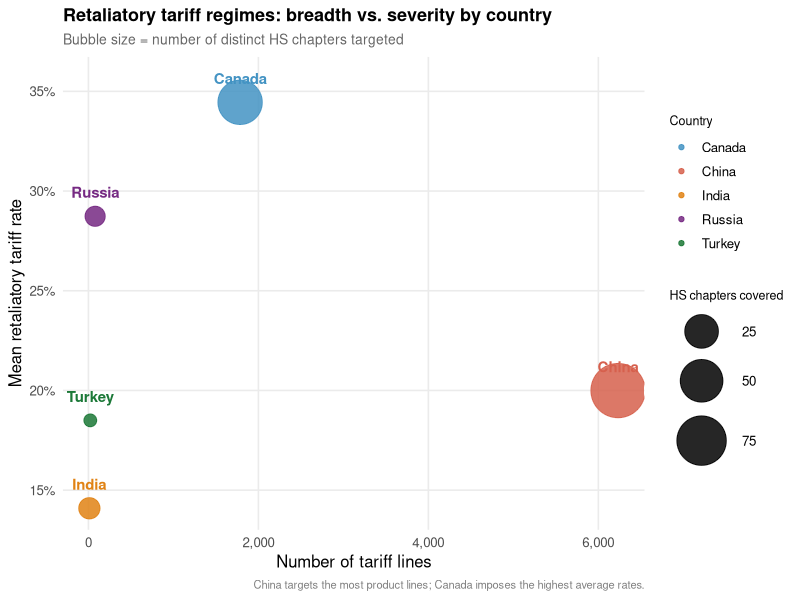
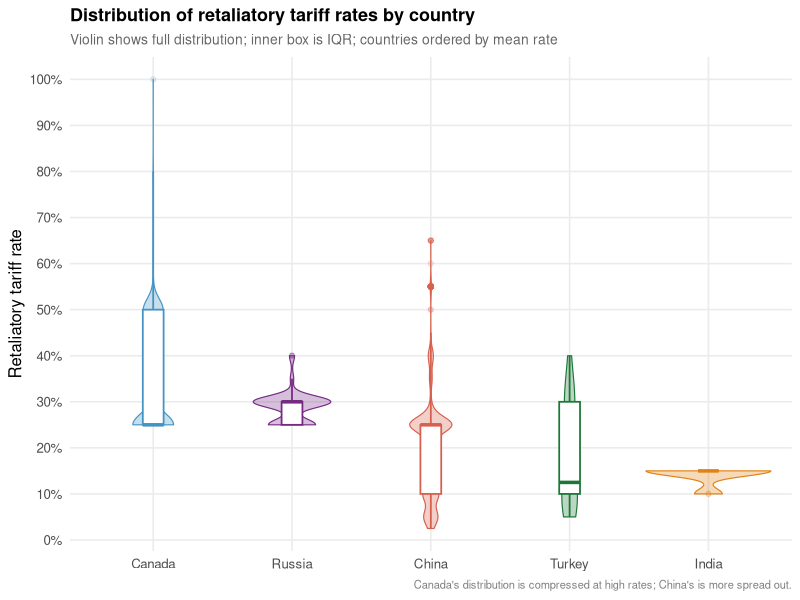
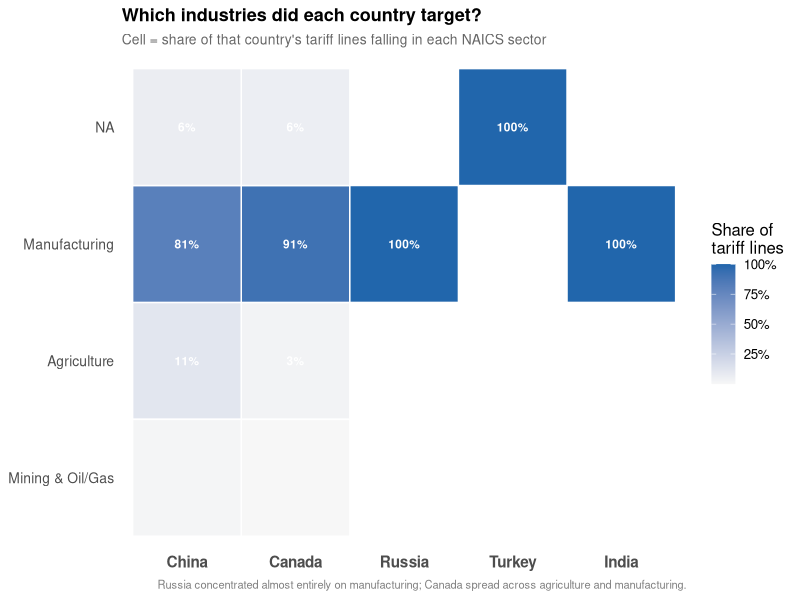
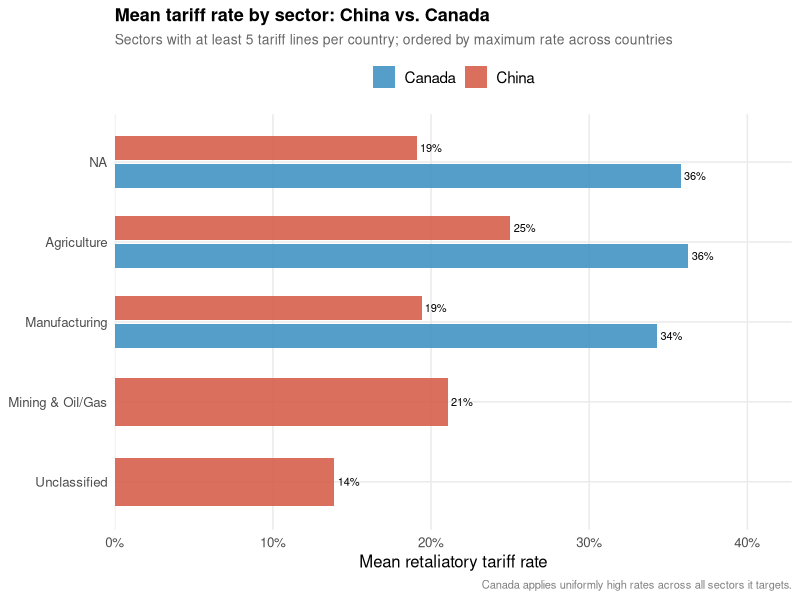

Generate these figures, in order, with R:
# =============================================================================
# analyze_by_country.R
# Retaliatory tariff patterns by imposing country
# =============================================================================

library(readr)
library(dplyr)
library(stringr)
library(tidyr)
library(ggplot2)
library(forcats)
library(scales)

dir.create("./output/by_country", recursive = TRUE, showWarnings = FALSE)

# ==============================================================================
# SECTION A: Load and prep data
# ==============================================================================

df <- read_csv(
  "./data/county_exposure/tariff_by_industry/derived/trade_retaliations_by_naics.csv",
  show_col_types = FALSE
) %>%
  mutate(
    etr    = parse_number(tariff) / 100,
    naics2 = str_pad(str_replace(as.character(naics2), "\\.0$", ""), 2, pad = "0"),
    naics2 = if_else(naics2 %in% c("32", "33"), "31", naics2),  # collapse manufacturing
    # Flag high-tariff lines
    high_tariff = etr >= 0.25
  ) %>%
  filter(!is.na(etr), !naics2 %in% c("NA", "91", "92"))

# NAICS2 readable labels (manufacturing collapsed)
naics2_labels <- c(
  "11" = "Agriculture",
  "21" = "Mining & Oil/Gas",
  "22" = "Utilities",
  "23" = "Construction",
  "31" = "Manufacturing",
  "42" = "Wholesale Trade",
  "44" = "Retail Trade",
  "48" = "Transportation",
  "51" = "Information",
  "52" = "Finance & Insurance",
  "54" = "Professional Services",
  "99" = "Unclassified"
)

df <- df %>%
  mutate(sector = recode(naics2, !!!naics2_labels, .default = "Other"))

# Country-level summary
country_summary <- df %>%
  group_by(Country) %>%
  summarise(
    n_lines       = n(),
    n_hs_chapters = n_distinct(str_sub(hs6, 1, 2)),
    mean_etr      = mean(etr, na.rm = TRUE),
    median_etr    = median(etr, na.rm = TRUE),
    max_etr       = max(etr, na.rm = TRUE),
    pct_high      = mean(high_tariff, na.rm = TRUE),
    .groups = "drop"
  ) %>%
  arrange(desc(n_lines))

print(country_summary)

# Shared theme
theme_clean <- theme_minimal(base_size = 12) +
  theme(
    plot.title       = element_text(face = "bold", size = 13),
    plot.subtitle    = element_text(size = 10, color = "grey40"),
    plot.caption     = element_text(size = 8,  color = "grey50"),
    panel.grid.minor = element_blank(),
    legend.position  = "none"
  )

# Country color palette
country_colors <- c(
  "China"  = "#d6604d",
  "Canada" = "#4393c3",
  "Russia" = "#762a83",
  "Turkey" = "#1b7837",
  "India"  = "#e08214"
)

save_fig <- function(p, name, w = 11, h = 6.5, dpi = 320) {
  ggsave(file.path("./output/by_country", name), p, width = w, height = h, dpi = dpi)
  message("Saved: ", name)
}

# ==============================================================================
# FIGURE 1: Overview — breadth vs. severity bubble chart
# Each country is one bubble: x = # tariff lines, y = mean ETR,
# size = # HS chapters covered, color = country
# ==============================================================================

fig1 <- country_summary %>%
  ggplot(aes(x = n_lines, y = mean_etr,
             size = n_hs_chapters, color = Country, label = Country)) +
  geom_point(alpha = 0.85) +
  geom_text(
    nudge_y = 0.012, size = 3.8, fontface = "bold", show.legend = FALSE
  ) +
  scale_size_continuous(range = c(4, 18), name = "HS chapters covered") +
  scale_color_manual(values = country_colors) +
  scale_x_continuous(labels = comma, name = "Number of tariff lines") +
  scale_y_continuous(labels = percent_format(accuracy = 1),
                     name   = "Mean retaliatory tariff rate") +
  labs(
    title   = "Retaliatory tariff regimes: breadth vs. severity by country",
    subtitle = "Bubble size = number of distinct HS chapters targeted",
    caption  = "China targets the most product lines; Canada imposes the highest average rates."
  ) +
  theme_clean +
  theme(legend.position = "right",
        legend.title    = element_text(size = 9))

save_fig(fig1, "fig1_breadth_vs_severity_bubble.png", h = 6)

# ==============================================================================
# FIGURE 2: ETR distribution by country — violin + boxplot overlay
# Shows the full shape of the rate distribution per country
# ==============================================================================

fig2 <- df %>%
  mutate(Country = fct_reorder(Country, etr, .fun = mean, .desc = TRUE)) %>%
  ggplot(aes(x = Country, y = etr, fill = Country, color = Country)) +
  geom_violin(alpha = 0.3, linewidth = 0.4, trim = TRUE) +
  geom_boxplot(width = 0.15, outlier.alpha = 0.15,
               fill = "white", linewidth = 0.6) +
  scale_fill_manual(values  = country_colors) +
  scale_color_manual(values = country_colors) +
  scale_y_continuous(labels = percent_format(accuracy = 1),
                     name   = "Retaliatory tariff rate",
                     breaks = seq(0, 1, by = 0.1)) +
  labs(
    x        = NULL,
    title    = "Distribution of retaliatory tariff rates by country",
    subtitle = "Violin shows full distribution; inner box is IQR; countries ordered by mean rate",
    caption  = "Canada's distribution is compressed at high rates; China's is more spread out."
  ) +
  theme_clean

save_fig(fig2, "fig2_etr_distribution_by_country.png")

# ==============================================================================
# FIGURE 3: Sector targeting heatmap
# Rows = sectors, columns = countries, fill = share of lines in that sector
# Reveals which countries targeted which industries
# ==============================================================================

sector_heatmap <- df %>%
  group_by(Country, sector) %>%
  summarise(n = n(), .groups = "drop") %>%
  group_by(Country) %>%
  mutate(share = n / sum(n)) %>%
  ungroup() %>%
  # Keep sectors that are >1% of any country's lines
  group_by(sector) %>%
  filter(max(share) > 0.01) %>%
  ungroup() %>%
  mutate(
    sector  = fct_reorder(sector, share, .fun = max, .desc = FALSE),
    Country = fct_reorder(Country, n, .fun = sum, .desc = TRUE)
  )

fig3 <- sector_heatmap %>%
  ggplot(aes(x = Country, y = sector, fill = share)) +
  geom_tile(color = "white", linewidth = 0.5) +
  geom_text(aes(label = if_else(share >= 0.02, percent(share, accuracy = 1), "")),
            size = 3, color = "white", fontface = "bold") +
  scale_fill_gradient(
    low    = "#f7f7f7",
    high   = "#2166ac",
    labels = percent_format(accuracy = 1),
    name   = "Share of\ntariff lines"
  ) +
  labs(
    x        = NULL,
    y        = NULL,
    title    = "Which industries did each country target?",
    subtitle = "Cell = share of that country's tariff lines falling in each NAICS sector",
    caption  = "Russia concentrated almost entirely on manufacturing; Canada spread across agriculture and manufacturing."
  ) +
  theme_minimal(base_size = 12) +
  theme(
    plot.title       = element_text(face = "bold", size = 13),
    plot.subtitle    = element_text(size = 10, color = "grey40"),
    plot.caption     = element_text(size = 8,  color = "grey50"),
    panel.grid       = element_blank(),
    axis.text.x      = element_text(face = "bold", size = 11),
    axis.text.y      = element_text(size = 10),
    legend.position  = "right"
  )

save_fig(fig3, "fig3_sector_targeting_heatmap.png", h = 6)

# ==============================================================================
# FIGURE 4: Mean ETR by sector × country — grouped bar chart
# Focus on China vs Canada (the two main players) for clarity
# ==============================================================================

sector_etr <- df %>%
  filter(Country %in% c("China", "Canada")) %>%
  group_by(Country, sector) %>%
  summarise(
    mean_etr = mean(etr, na.rm = TRUE),
    n        = n(),
    .groups  = "drop"
  ) %>%
  filter(n >= 5) %>%   # only sectors with meaningful coverage
  mutate(sector = fct_reorder(sector, mean_etr, .fun = max))

fig4 <- sector_etr %>%
  ggplot(aes(x = sector, y = mean_etr, fill = Country)) +
  geom_col(position = position_dodge(width = 0.7), width = 0.6, alpha = 0.9) +
  geom_text(
    aes(label = percent(mean_etr, accuracy = 1)),
    position = position_dodge(width = 0.7),
    hjust = -0.15, size = 2.8
  ) +
  coord_flip() +
  scale_fill_manual(values = c("China" = "#d6604d", "Canada" = "#4393c3")) +
  scale_y_continuous(
    labels = percent_format(accuracy = 1),
    expand = expansion(mult = c(0, 0.18)),
    name   = "Mean retaliatory tariff rate"
  ) +
  labs(
    x        = NULL,
    fill     = NULL,
    title    = "Mean tariff rate by sector: China vs. Canada",
    subtitle = "Sectors with at least 5 tariff lines per country; ordered by maximum rate across countries",
    caption  = "Canada applies uniformly high rates across all sectors it targets."
  ) +
  theme_clean +
  theme(legend.position = "top",
        legend.text     = element_text(size = 11))

save_fig(fig4, "fig4_mean_etr_sector_china_vs_canada.png", h = 6)

message("\nAll figures saved to ./output/by_country/")
message("  fig1: Breadth vs. severity bubble chart")
message("  fig2: ETR distribution violins by country")
message("  fig3: Sector targeting heatmap")
message("  fig4: Mean ETR by sector, China vs Canada")
